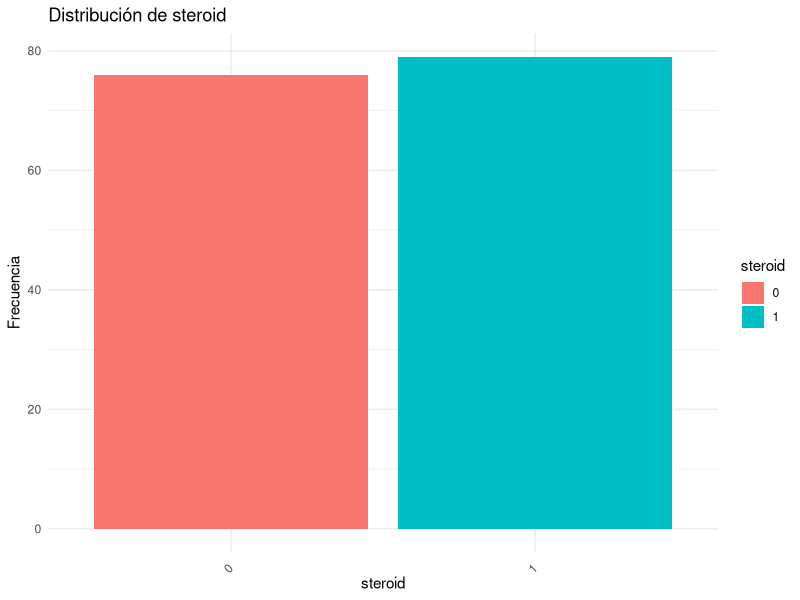
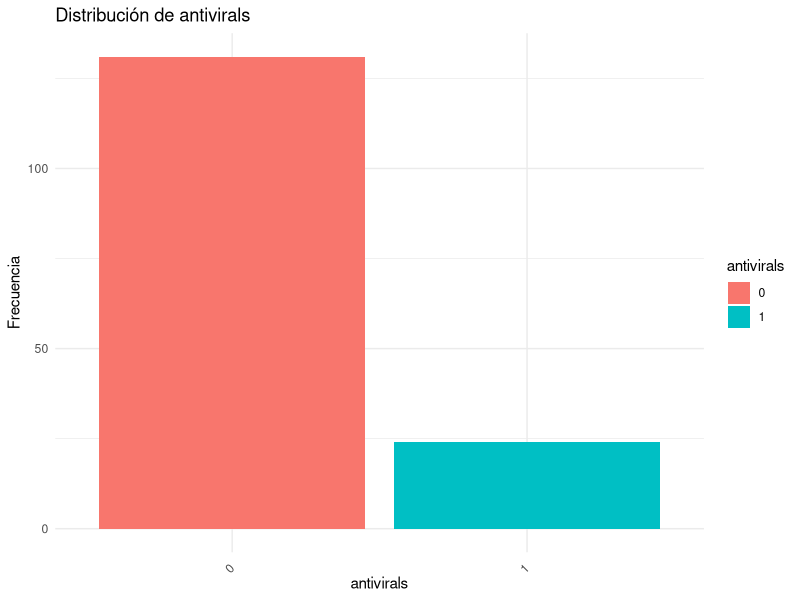
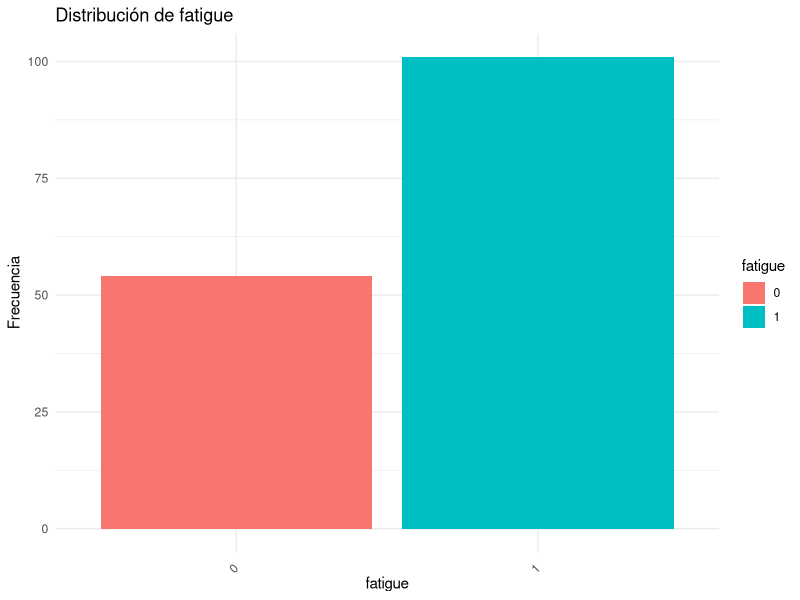
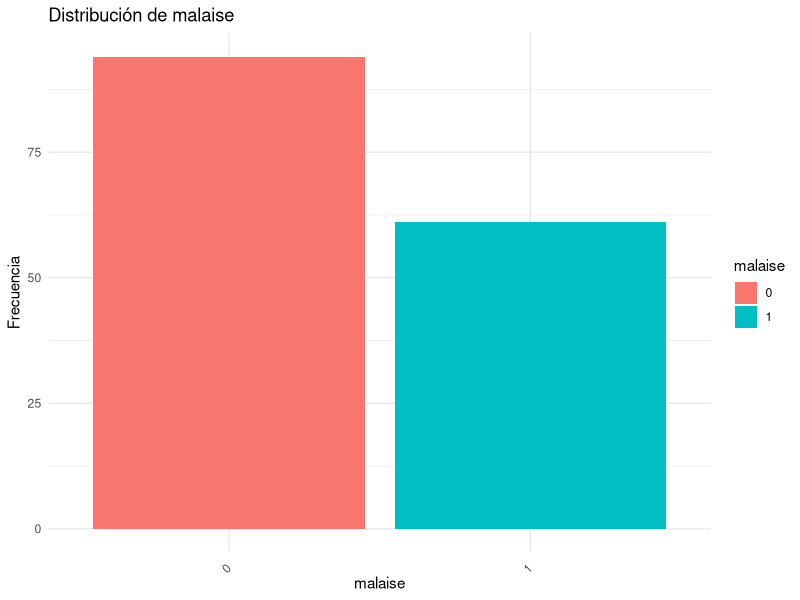
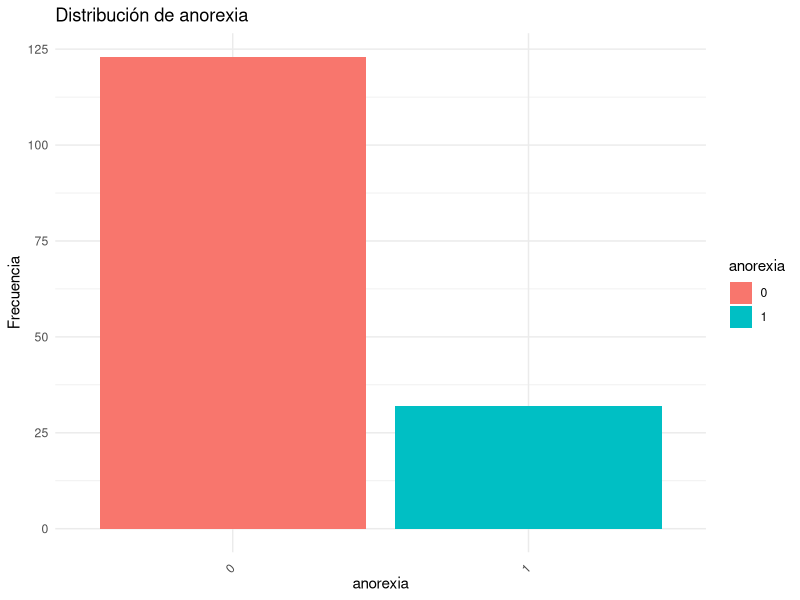
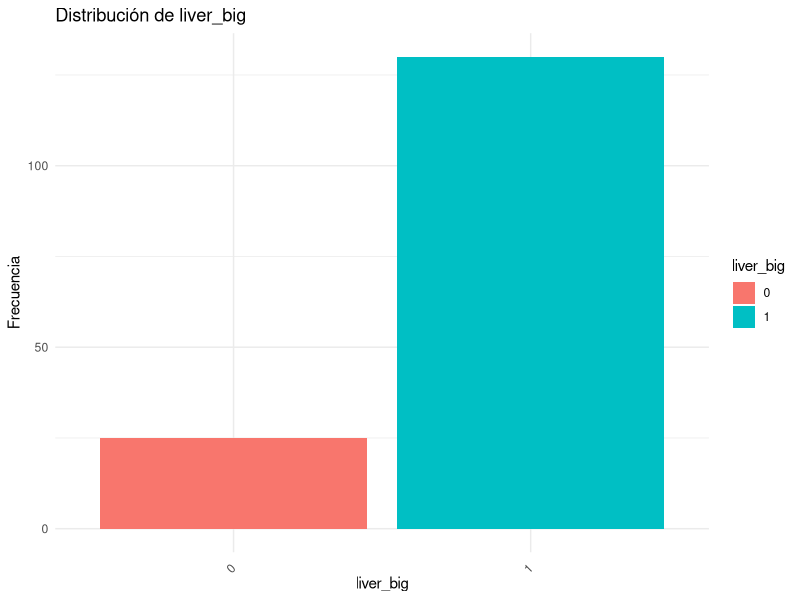
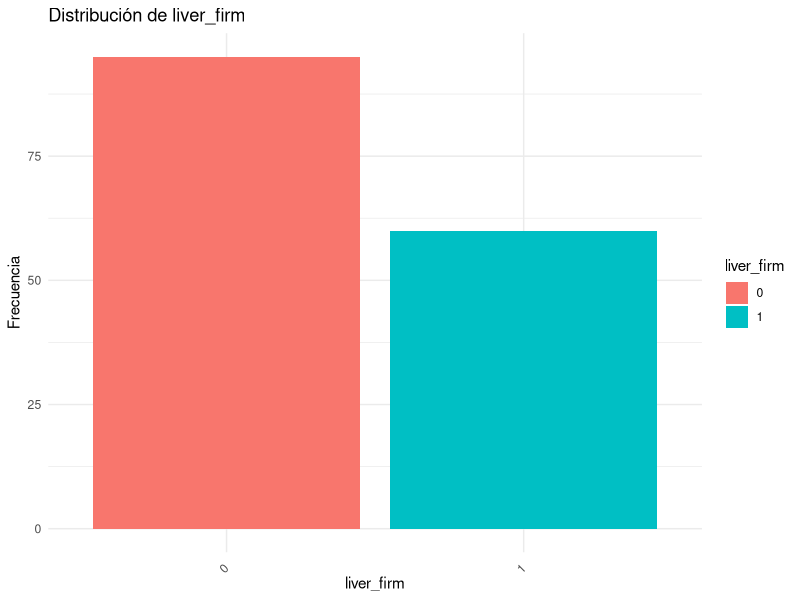
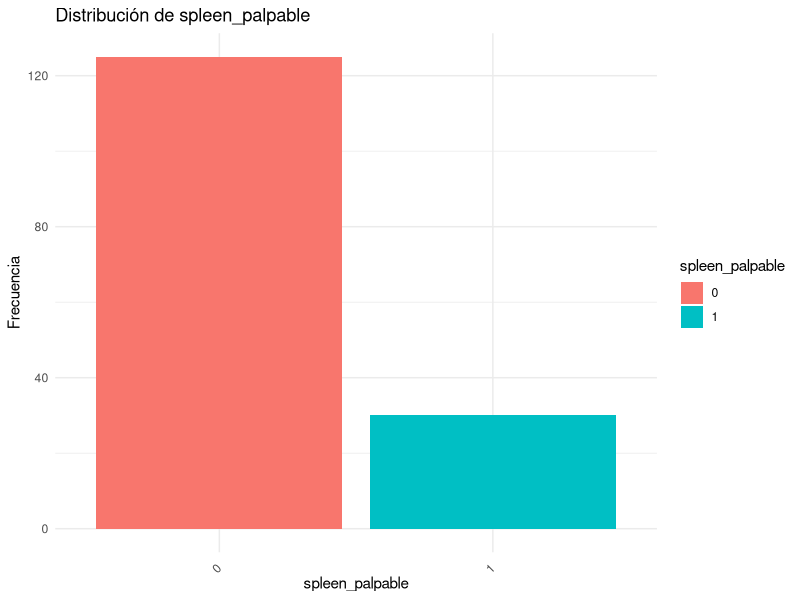

R code for these plots, in order:
## ---- chunk 1
hepatitis<-read.csv("hepatitis_csv.csv", header = TRUE,sep=",") 
head(hepatitis)
## ---- chunk 2
set.seed(1)
## ---- chunk 3
#Resumen estadístico de los datos
summary(hepatitis)
## ---- chunk 4
str(hepatitis)
## ---- chunk 5
num_filas <- nrow(hepatitis)
num_columnas <- ncol(hepatitis)
# Recorremos todas las filas y columnas del DataFrame
  for (i in 1:num_filas) {
    for (j in 1:num_columnas) {
      valor <- hepatitis[i, j]  # Obtenemos el valor en la fila 'i' y columna 'j'
      # Realizamos la transformación: TRUE a 1 y FALSE a 0
      if (!is.na(valor) && hepatitis[i, j]=="True") {
        hepatitis[i, j] <- 1
      }else if(!is.na(valor) && hepatitis[i, j]=="False"){
        hepatitis[i, j] <- 0
      }
    }
  }
print(hepatitis)
## ---- chunk 6
#Función que calcula el número de valores faltantes de cada variable del conjunto de datos hepatitis.
valores_faltantes <- sapply(hepatitis, function(x) sum(is.na(x)))
#Dataframe con el número de valores faltantes por variable del conjunto de datos.
print(valores_faltantes)
#Valores faltantes del todo el conjunto de datos
print(sum(valores_faltantes))
## ---- chunk 7
# Calcular el porcentaje de valores nulos por atributo
porcentaje_valores_nulos <- colSums(is.na(hepatitis)) / nrow(hepatitis) * 100

# Mostrar el porcentaje de valores nulos por atributo
print(porcentaje_valores_nulos)

## ---- chunk 8
mean_protime <- mean(hepatitis$protime, na.rm = TRUE)
print(mean_protime)
## ---- chunk 9
# Eliminar el atributo 'protime' del conjunto de datos 'hepatitis'
hepatitis <- subset(hepatitis, select = -protime)

# Mostrar la estructura del nuevo conjunto de datos sin 'protime'
str(hepatitis)

## ---- chunk 10
    variables = c('steroid', 'antivirals', 'fatigue', 'malaise', 'anorexia', 'liver_big', 'liver_firm',
                  'spleen_palpable', 'spiders', 'ascites', 'varices', 'histology')

    # Cáalculo del recuento de valores faltantes para las variables discretas
    for (variable in variables) {
      cat(paste("Variable:", variable, "- Valores faltantes:", sum(is.na(hepatitis[[variable]])), "\n"))
    }

## ---- chunk 11
for (variable in variables) {
  cat("Variable:", variable, "\n")
  tabla <- table(hepatitis[[variable]])
  cat("Recuento de 0s:", tabla[1], "\n")
  cat("Recuento de 1s:", tabla[2], "\n\n")
}
## ---- chunk 12
# Lista de variables para imputar valores faltantes
variables <- c('steroid', 'antivirals', 'fatigue', 'malaise', 'anorexia', 'liver_big', 'liver_firm',
               'spleen_palpable', 'spiders', 'ascites', 'varices', 'histology')

# Bucle para cada variable
for (variable in variables) {
  # Contar el número de unos y ceros en la columna 'variable'
  count_uno <- sum(hepatitis[[variable]] == 1, na.rm = TRUE)
  count_cero <- sum(hepatitis[[variable]] == 0, na.rm = TRUE)
  
  # Determinar el valor más alto (mayor)
if (count_uno > count_cero) {
    cat(paste("El valor más alto para", variable, "es 1 (unos)\n"))
    hepatitis[[variable]][is.na(hepatitis[[variable]])] <- 1
  } else {
    cat(paste("El valor más alto para", variable, "es 0 (ceros)\n"))
    hepatitis[[variable]][is.na(hepatitis[[variable]])] <- 0
  }
}

sapply(hepatitis[variables], function(x) sum(is.na(x)))
head(hepatitis[variables])
## ---- chunk 13
# Lista de variables continuas
variables_continuas <- c('age', 'bilirubin', 'alk_phosphate', 'sgot', 'albumin')

# Bucle para calcular la media y la mediana de los valores que no son faltantes
for (variable_c in variables_continuas) {
  mean_value <- mean(hepatitis[[variable_c]], na.rm = TRUE)
  median_value <- median(hepatitis[[variable_c]], na.rm = TRUE)
  
  cat(paste("Variable:", variable_c, "\n"))
  cat(paste("Valores faltantes:", sum(is.na(hepatitis[[variable_c]])), "\n"))
  cat(paste("Media:", mean_value, "\n"))
  cat(paste("Mediana:", median_value, "\n\n"))
}

## ---- chunk 14
# Calcular la media de 'bilirubin' y 'albumin' redondeada a dos decimales
mean_bilirubin <- round(mean(hepatitis$bilirubin, na.rm = TRUE), 2)
mean_albumin <- round(mean(hepatitis$albumin, na.rm = TRUE), 2)

# Reemplazar valores faltantes en 'bilirubin' y 'albumin' con la media redondeada
hepatitis$bilirubin[is.na(hepatitis$bilirubin)] <- mean_bilirubin
hepatitis$albumin[is.na(hepatitis$albumin)] <- mean_albumin

# Calcular la mediana de 'alk_phosphate' y 'sgot'
median_alk_phosphate <- median(hepatitis$alk_phosphate, na.rm = TRUE)
median_sgot <- median(hepatitis$sgot, na.rm = TRUE)

# Reemplazar valores faltantes en 'alk_phosphate' y 'sgot' con la mediana
hepatitis$alk_phosphate[is.na(hepatitis$alk_phosphate)] <- median_alk_phosphate
hepatitis$sgot[is.na(hepatitis$sgot)] <- median_sgot

## ---- chunk 15
print(hepatitis)
## ---- chunk 16
library(ggplot2)
variables_discretas <- c('steroid', 'antivirals', 'fatigue', 'malaise', 'anorexia', 'liver_big', 'liver_firm',
               'spleen_palpable', 'spiders', 'ascites', 'varices', 'histology')

# Crear gráficos de barras para cada variable discreta
for (variable_fd in variables_discretas) {
  # Contar la frecuencia de cada valor en la columna
  freq_table <- table(hepatitis[[variable_fd]])
  
  # Convertir la tabla de frecuencias a un dataframe
  freq_df <- as.data.frame(freq_table)
  names(freq_df) <- c(variable_fd, "Frequency")
  
  # Graficar el gráfico de barras
 p <- ggplot(freq_df, aes(x = !!as.name(variable_fd), y = Frequency, fill = !!as.name(variable_fd))) +
    geom_bar(stat = "identity") +
    labs(title = paste("Distribución de", variable_fd)) +
    xlab(variable_fd) +
    ylab("Frecuencia") +
    theme_minimal() +
    theme(axis.text.x = element_text(angle = 45, vjust = 0.5, hjust = 1))
 print(p)
}

## ---- chunk 17
# Lista de variables continuas
variables_continuas <- c('age', 'bilirubin', 'alk_phosphate', 'sgot', 'albumin')

# Crear gráficos de densidad con líneas para cada variable continua
for (variable_fc in variables_continuas) {
  # Crear el gráfico de densidad
  p <- ggplot(hepatitis, aes_string(x = variable_fc)) +
    geom_density(color = "blue") +
    labs(title = paste("Distribución de", variable_fc, "con densidad")) +
    xlab(variable_fc) +
    ylab("Densidad") +
    theme_minimal()
  print(p)
}

## ---- chunk 18
ggplot(hepatitis, aes(x = class)) +
  geom_bar(fill = "skyblue", color = "black") +
  labs(title = "Distribución de la variable 'class'",
       x = "Clase",
       y = "Frecuencia") +
  theme_minimal()
## ---- chunk 19
# Transformar 'class' a variables binarias (0 y 1)
hepatitis$class <- ifelse(hepatitis$class == 'die', 0, 1)

# Transformar 'sex' a variables binarias (0 y 1)
hepatitis$sex <- ifelse(hepatitis$sex == 'female', 0, 1)

# Verificar los cambios en 'class' y 'sex'
head(hepatitis[c('class', 'sex')])

## ---- chunk 20
#install.packages("corrplot")
library(corrplot)
# Convertir todas las variables a tipo numérico
hepatitis <- sapply(hepatitis, function(x) as.numeric(as.character(x)))

# Verificar la estructura y tipos de datos después de la conversión
str(hepatitis)

# Calcular la matriz de correlación solo con las variables numéricas
correlation_matrix <- cor(hepatitis)

# Visualizar la matriz de correlación
print(correlation_matrix)

# Ajustar la visualización del mapa de calor
corrplot(correlation_matrix, method = "color",addCoef.col = "black", tl.col = "black", tl.srt = 45, tl.cex = 0.7, number.cex = 0.4, mar = c(1,1,1,1))


## ---- chunk 21
# Seleccionar las variables que deseas mantener
hepatitis <- subset(hepatitis, select = -c(age, spleen_palpable, spiders, ascites, varices, bilirubin, antivirals, anorexia, liver_big, histology))

# Verificar la estructura del nuevo conjunto de datos
str(hepatitis)

## ---- chunk 22

## ---- chunk 23

## ---- chunk 24

## ---- chunk 25

